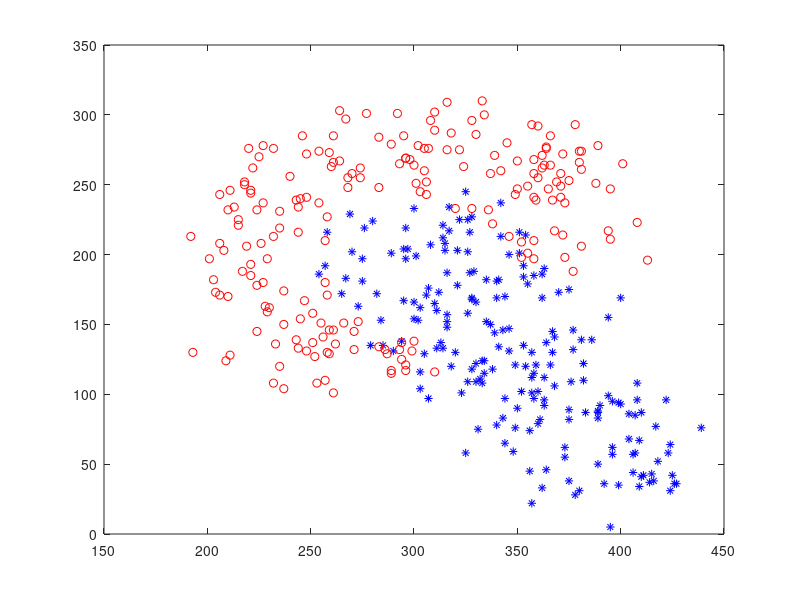

Here is the MATLAB script that generated this plot: (Note: this script raises an error after producing the figure.)
%% selected linear methods
close all;
clear all; 
load('assign3 2017.mat');

%% regular MED classifier
mu_a = mean(a);
mu_b = mean(b);

wrong = 0;
for j = 1:200
    if ((a(j,:)-mu_a)*(a(j,:)-mu_a)') > ((a(j,:)-mu_b)*(a(j,:)-mu_b)')
        wrong = wrong + 1;
    end

    if ((b(j,:)-mu_a)*(b(j,:)-mu_a)') < ((b(j,:)-mu_b)*(b(j,:)-mu_b)')
        wrong = wrong + 1;
    end
end
wrong
MED_error = wrong/400

%% chossing d1
d1_a = datasample(a,50,'Replace',false);
d1_b = datasample(b,50,'Replace',false); 

%% train c1 using d1
c1_mu_a = mean(d1_a);
c1_mu_b = mean(d1_b);

%% classify by c1 and create d2
c1_a_correct = [];
c1_a_incorrect = [];
c1_b_correct = [];
c1_b_incorrect = [];
c1_a_wrong = 0;
c1_b_wrong = 0;
for j = 1:200
    if ((a(j,:)-mu_a)*(a(j,:)-mu_a)') > ((a(j,:)-mu_b)*(a(j,:)-mu_b)')
        c1_a_wrong = c1_a_wrong + 1;
        c1_a_incorrect = [c1_a_incorrect;a(j,:)];
    else
        c1_a_correct = [c1_a_correct;a(j,:)];
    end

    if ((b(j,:)-mu_a)*(b(j,:)-mu_a)') < ((b(j,:)-mu_b)*(b(j,:)-mu_b)')
        c1_b_wrong = c1_b_wrong + 1;
        c1_b_incorrect = [c1_b_incorrect;b(j,:)];
    else
        c1_b_correct = [c1_b_correct;b(j,:)];
    end
end

c1_wrong = c1_a_wrong + c1_b_wrong;

d2_a = datasample(c1_a_correct,floor(c1_a_wrong/2),'Replace',false);
d2_a = [d2_a;datasample(c1_a_incorrect,floor(c1_a_wrong/2),'Replace',false)];

d2_b = datasample(c1_b_correct,ceil(c1_b_wrong/2),'Replace',false);
d2_b = [d2_b;datasample(c1_b_incorrect,ceil(c1_b_wrong/2),'Replace',false)];



%% using d2 to train c2
c2_mu_a = mean(d2_a);
c2_mu_b = mean(d2_b);

%% using c1 and c2 to get d3
c2_a_incorrect = [];
c2_b_incorrect = [];
c2_a_wrong = 0;
c2_b_wrong = 0;

for j = 1:200
    if (((a(j,:)-c1_mu_a)*(a(j,:)-c1_mu_a)') > ((a(j,:)-c1_mu_b)*(a(j,:)-c1_mu_b)')) && (((a(j,:)-c2_mu_a)*(a(j,:)-c2_mu_a)') < ((a(j,:)-c2_mu_b)*(a(j,:)-c2_mu_b)'))
        c2_a_wrong = c2_a_wrong + 1;
        c2_a_incorrect = [c2_a_incorrect;a(j,:)];
    end

    if (((a(j,:)-c1_mu_a)*(a(j,:)-c1_mu_a)') < ((a(j,:)-c1_mu_b)*(a(j,:)-c1_mu_b)')) && (((a(j,:)-c2_mu_a)*(a(j,:)-c2_mu_a)') > ((a(j,:)-c2_mu_b)*(a(j,:)-c2_mu_b)'))
        c2_a_wrong = c2_a_wrong + 1;
        c2_a_incorrect = [c2_a_incorrect;a(j,:)];
    end
    
    if (((b(j,:)-c1_mu_a)*(b(j,:)-c1_mu_a)') > ((b(j,:)-c1_mu_b)*(b(j,:)-c1_mu_b)')) && (((b(j,:)-c2_mu_a)*(b(j,:)-c2_mu_a)') < ((b(j,:)-c2_mu_b)*(b(j,:)-c2_mu_b)'))
        c2_b_wrong = c2_b_wrong + 1;
        c2_b_incorrect = [c2_b_incorrect;b(j,:)];
    end

    if (((b(j,:)-c1_mu_a)*(b(j,:)-c1_mu_a)') < ((b(j,:)-c1_mu_b)*(b(j,:)-c1_mu_b)')) && (((b(j,:)-c2_mu_a)*(b(j,:)-c2_mu_a)') > ((b(j,:)-c2_mu_b)*(b(j,:)-c2_mu_b)'))
        c2_b_wrong = c2_b_wrong + 1;
        c2_b_incorrect = [c2_b_incorrect;b(j,:)];
    end
    
end

d3_a = c2_a_incorrect;
d3_b = c2_b_incorrect;

%% using d3 to train c3
c3_mu_a = mean(d3_a);
c3_mu_b = mean(d3_b);

%% majority vote for C1,C2,C3
boosting_med_wrong = 0;
for j = 1:200
    c1_a_a = (a(j,:)-c1_mu_a)*(a(j,:)-c1_mu_a)';
    c1_a_b = (a(j,:)-c1_mu_b)*(a(j,:)-c1_mu_b)';
    c2_a_a = (a(j,:)-c2_mu_a)*(a(j,:)-c2_mu_a)';
    c2_a_b = (a(j,:)-c2_mu_b)*(a(j,:)-c2_mu_b)';
    c3_a_a = (a(j,:)-c3_mu_a)*(a(j,:)-c3_mu_a)';
    c3_a_b = (a(j,:)-c3_mu_b)*(a(j,:)-c3_mu_b)';
    
    if (c1_a_a>c1_a_b & c2_a_a>c2_a_b) | (c1_a_a>c1_a_b & c3_a_a>c3_a_b) | (c2_a_a>c2_a_b & c3_a_a>c3_a_b)
        boosting_med_wrong = boosting_med_wrong + 1;
    end
    
    c1_b_a = (b(j,:)-c1_mu_a)*(b(j,:)-c1_mu_a)';
    c1_b_b = (b(j,:)-c1_mu_b)*(b(j,:)-c1_mu_b)';
    c2_b_a = (b(j,:)-c2_mu_a)*(b(j,:)-c2_mu_a)';
    c2_b_b = (b(j,:)-c2_mu_b)*(b(j,:)-c2_mu_b)';
    c3_b_a = (b(j,:)-c3_mu_a)*(b(j,:)-c3_mu_a)';
    c3_b_b = (b(j,:)-c3_mu_b)*(b(j,:)-c3_mu_b)';
    
    if (c1_b_a<c1_b_b & c2_b_a<c2_b_b) | (c1_b_a<c1_b_b & c3_b_a<c3_b_b) | (c2_b_a<c2_b_b & c3_b_a<c3_b_b)
        boosting_med_wrong = boosting_med_wrong + 1;
    end
end

boosting_MED_error = boosting_med_wrong/400

plot(a(:,1),a(:,2),'b*');
hold
plot(b(:,1),b(:,2),'ro');

syms x y 
z=[x,y];
med_boundary = (((z-mu_a)*(z-mu_a)') - ((z-mu_b)*(z-mu_b)'));
c1_boundary = (((z-c1_mu_a)*(z-c1_mu_a)') - ((z-c1_mu_b)*(z-c1_mu_b)'));
c2_boundary = (((z-c2_mu_a)*(z-c2_mu_a)') - ((z-c2_mu_b)*(z-c2_mu_b)'));
c3_boundary = (((z-c3_mu_a)*(z-c3_mu_a)') - ((z-c3_mu_b)*(z-c3_mu_b)'));


line0 = ezplot(med_boundary==0,[0,500],[0,350]);
set(line0,'color','k','Linewidth',1);

line1 = ezplot(c1_boundary==0,[0,500],[0,350]);
set(line1,'color','y','Linewidth',1);

line2 = ezplot(c2_boundary==0,[0,500],[0,350]);
set(line2,'color','b','Linewidth',1);

line3 = ezplot(c3_boundary==0,[0,500],[0,350]);
set(line3,'color','g','Linewidth',1);

x = 0:500;
y = 0:350;
[X,Y] = meshgrid(x,y);
Z = zeros(size(X));
    for n=1:numel(y)
        for m = 1:numel(x)
            xy=[x(m),y(n)]; 
            c1_a_a = (xy-c1_mu_a)*(xy-c1_mu_a)';
            c1_a_b = (xy-c1_mu_b)*(xy-c1_mu_b)';
            c2_a_a = (xy-c2_mu_a)*(xy-c2_mu_a)';
            c2_a_b = (xy-c2_mu_b)*(xy-c2_mu_b)';
            c3_a_a = (xy-c3_mu_a)*(xy-c3_mu_a)';
            c3_a_b = (xy-c3_mu_b)*(xy-c3_mu_b)';
            if (c1_a_a>c1_a_b & c2_a_a>c2_a_b) | (c1_a_a>c1_a_b & c3_a_a>c3_a_b) | (c2_a_a>c2_a_b & c3_a_a>c3_a_b)
                Z(n,m) = 1;
            else
                Z(n,m) = 0;
            end
        end
    end
%figure;
contour(X,Y,Z,'r','LineWidth',1.5);

legend('Class a','Class b','Regular med','C1','C2','C3','decision boundary');
title('Classifier boosting MED');


